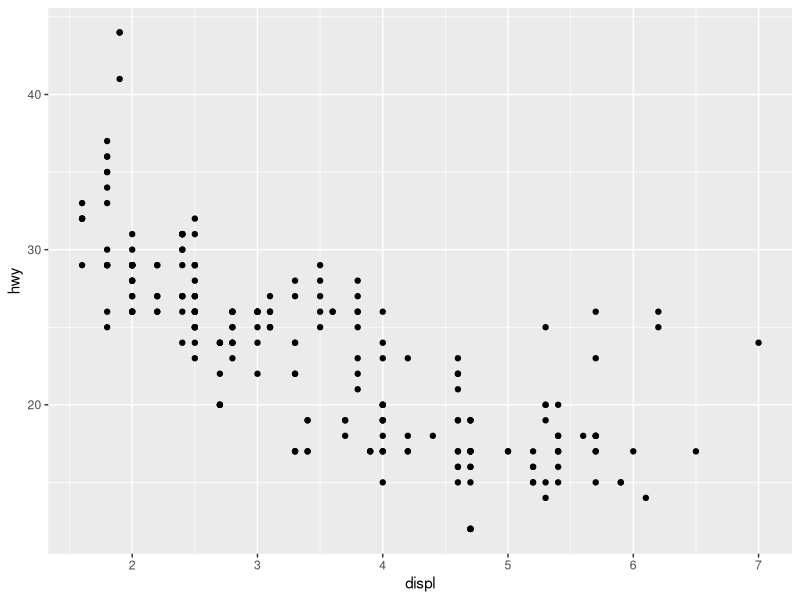
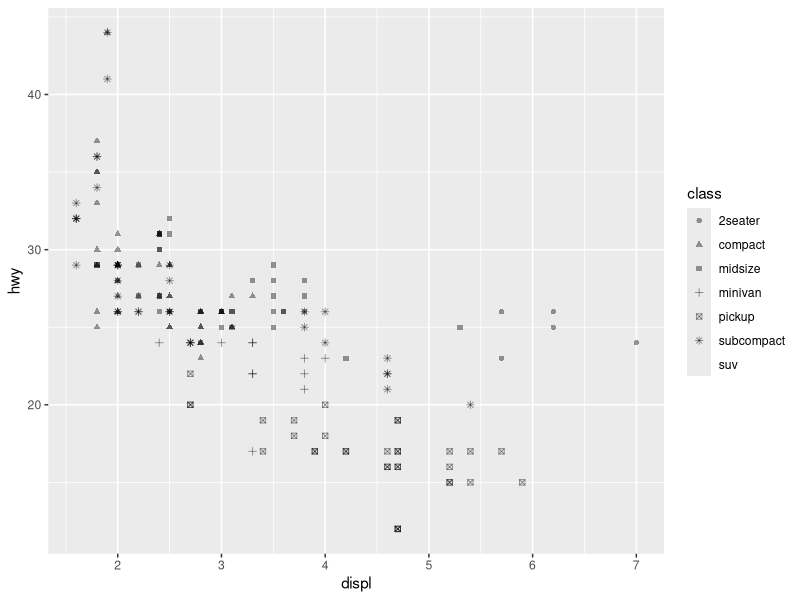
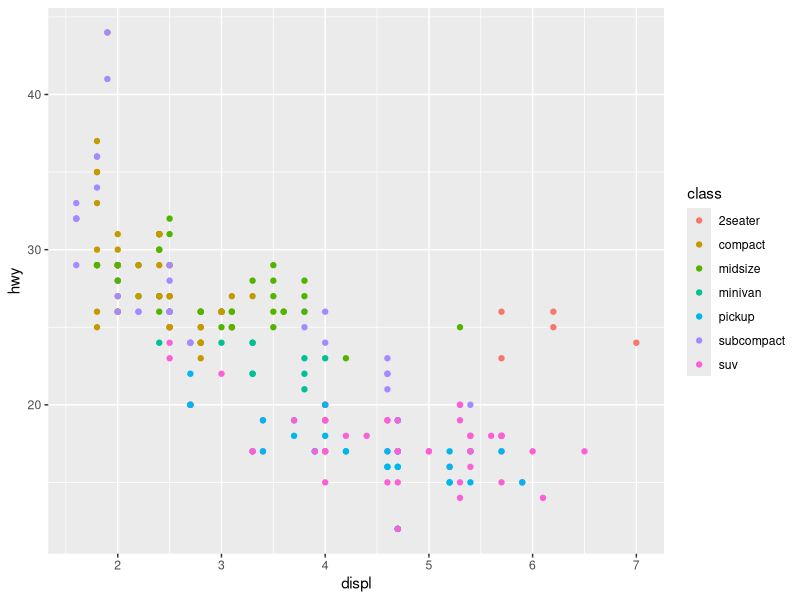
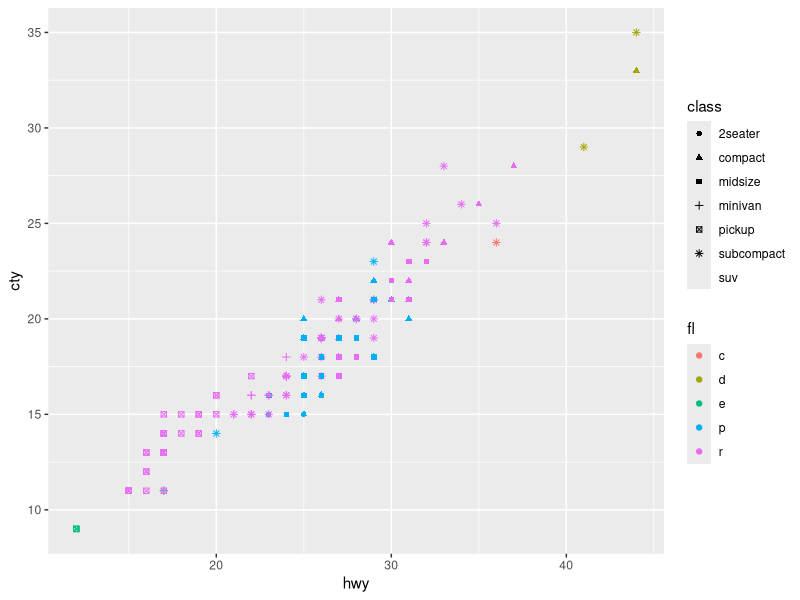
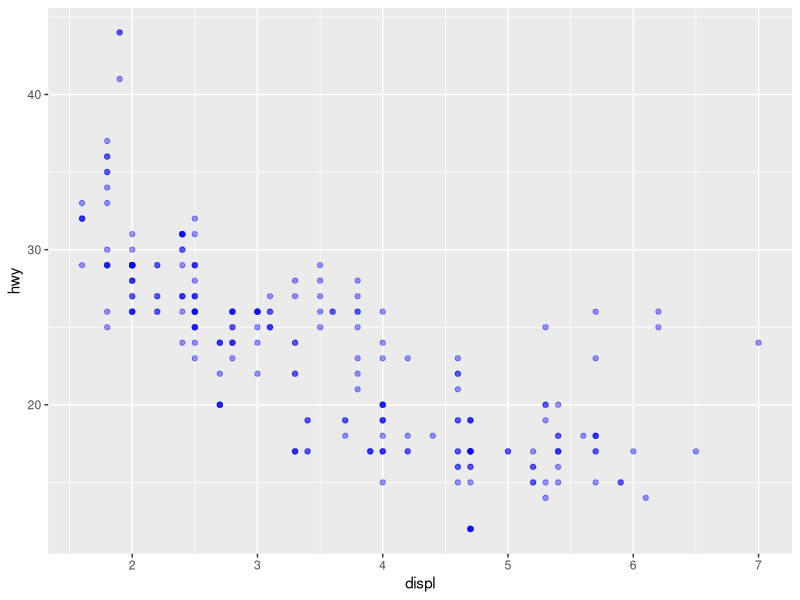
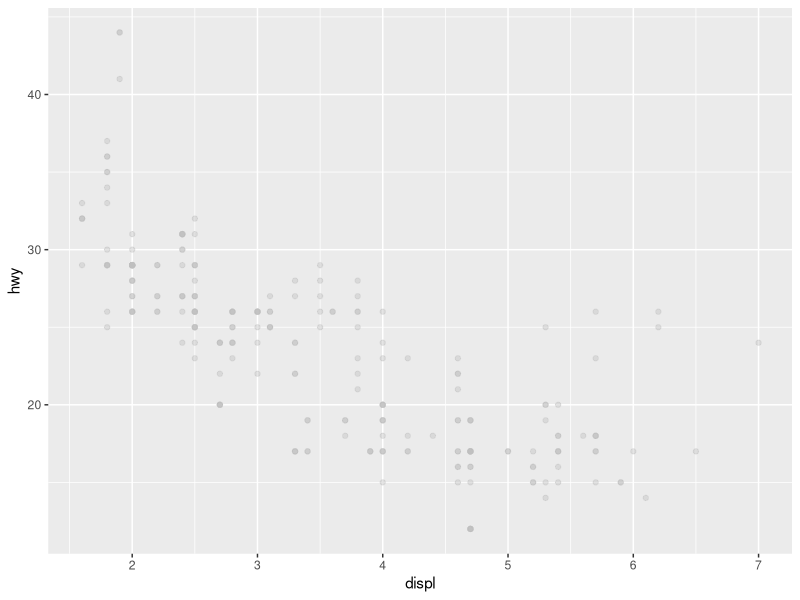
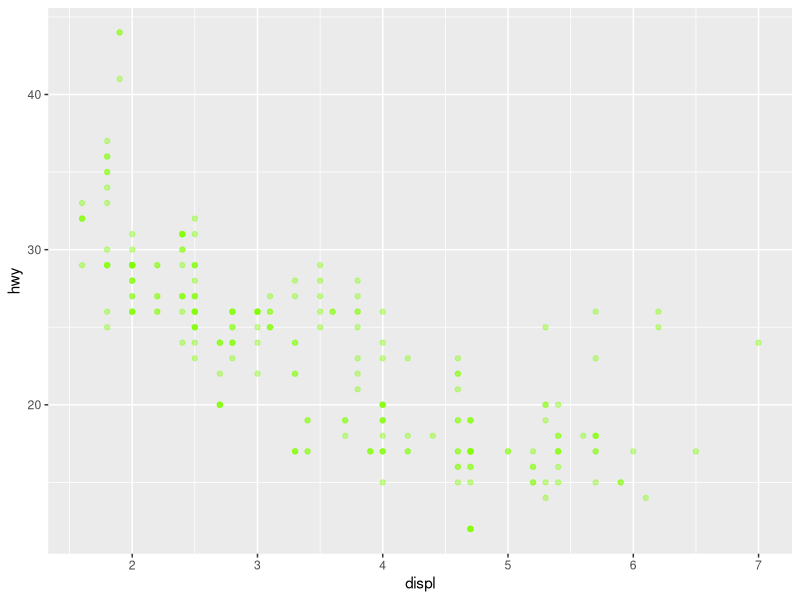

The R source for these figures, in order:
## ---- chunk 1
library(tidyverse)
## ---- chunk 2
mpg
## ---- chunk 3
ggplot(data=mpg, mapping = aes(x = displ, y = hwy)) + geom_point()

#my_plot <- ggplot(data=mpg) + geom_point(mapping = aes(x = displ, y = hwy))

## ---- chunk 4
ggplot(data=mpg, mapping = aes(x = displ, y = hwy, shape = class)) + geom_point(alpha = 0.4)

## ---- chunk 5
ggplot(mpg, aes(x = displ, y = hwy, color = class)) + geom_point()
## ---- chunk 6
ggplot(data=mpg, mapping = aes(x = hwy, y = cty, color = fl, shape = class)) + geom_point()
mpg
## ---- chunk 7
ggplot(data=mpg, mapping = aes(x = displ, y = hwy)) + geom_point(alpha=0.4, color = "blue")
## ---- chunk 8
ggplot(data=mpg, mapping = aes(x = displ, y = hwy)) + geom_point(alpha=0.4, color = "gray")
## ---- chunk 9
ggplot(data=mpg, mapping = aes(x = displ, y = hwy)) + geom_point(alpha=0.4, color = "chartreuse")
